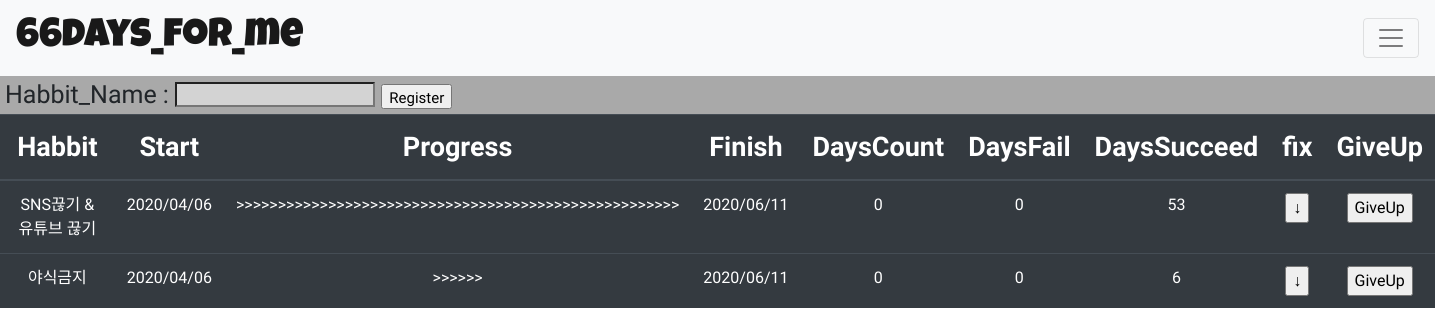
Screenshot of /control/ with the database file from the repository.
### memoApp/models.py (models this page shows)
class Habbit(models.Model):
    habbitName=models.CharField(max_length=13)
    start_datetime=datetime.datetime.now()
    startDate=models.CharField(max_length=30)
    progress=models.CharField(max_length=66)
    finishDate=models.CharField(max_length=30)
    daysCount=models.SmallIntegerField()
    daysFail=models.SmallIntegerField()
    daysSucceed = models.SmallIntegerField()
    give_up=models.BooleanField(default=False)
    givenup_date=models.CharField(max_length=30)

### memoApp/views.py (the view)
# urls.py: path('control/', views.control, name="controlPage"),
def control(req):
    non_give_up_habbit_list=[]
    for habbit in Habbit.objects.all():
        if habbit.give_up==False:
            non_give_up_habbit_list.append(habbit)
        else:
            pass
    content={'habbits': non_give_up_habbit_list }
    return render(req, 'memoApp/control.html',content)

### memoApp/templates/memoApp/control.html (shortened to what this page needs)
<!doctype html>
<html lang="ko">
  <head>
    <link rel="stylesheet" href="https://stackpath.bootstrapcdn.com/bootstrap/4.4.1/css/bootstrap.min.css">
  </head>
  <body style="margin:0px;">
    <div style="margin:0px;" class="navPart">
      <nav class="navbar navbar-light bg-light">
        <a class="navbar-brand" href="/">66days_for_me</a>
        <button class="navbar-toggler" type="button" data-toggle="collapse" data-target="#navbarSupportedContent" aria-controls="navbarSupportedContent" aria-expanded="false" aria-label="Toggle navigation">
          <span class="navbar-toggler-icon"></span>
        </button>
      </nav>
    </div>
    <div class="createPart">
      <form action="./create" method="POST" onsubmit="return checkForm();">{% csrf_token %}
          <a style="margin-left:5px;">Habbit_Name :</a>
          <input id="habbitName" style="background-color:lightgrey; width:200px; height:25px;" type="text" name="habbitName">
          <input style=" height:25px; font-size:15px;" type="submit" value="Register">
      </form>
    </div>
    <div style="margin-top:0px;" class="tablePart">
      <table class="table table-dark">
        <thead style="font-family: 'Abel'; font-size: 27px;">
          <tr>
            <th scope="col">Habbit</th>
            <th class="orderPart" style="cursor:pointer;" onclick="location.href='./order?by=startDate'" scope="col">Start</th>
            <th style="width: 150px !important;" scope="col">Progress</th>
            <th scope="col">Finish</th>
            <th scope="col">DaysCount</th>
            <th scope="col">DaysFail</th>
            <th scope="col">DaysSucceed</th>
            <th scope="col">fix</th>
            <th scope="col">GiveUp</th>
          </tr>
        </thead>
        <tbody style=" font-family: 'Do Hyeon', sans-serif;">
        {% for habbit in habbits %}
          <tr>
            <td>{{ habbit.habbitName }}</td>
            <td class="orderPart">{{ habbit.startDate }}</td>
            <td style="width: 150px !important;">{{ habbit.progress }}</td>
            <td>{{ habbit.finishDate }}</td>
            <td>{{ habbit.daysCount }}</td>
            <td>{{ habbit.daysFail }}</td>
            <td>{{ habbit.daysSucceed }}</td>
            <td>
              <form action="./fix" method="POST">{% csrf_token %}
                <input type="submit" value="↓">
              </form>
            </td>
            <td>
              <form action="./delete" method="POST">{% csrf_token %}
                <input type="submit" value="GiveUp">
              </form>
            </td>
          </tr>
        {% endfor %}
        </tbody>
      </table>
    </div>
  </body>
</html>

### memoApp/templates/memoApp/control.html (style rules this page uses)
.navbar-brand { font-family: 'Luckiest Guy'; font-size: 40px; margin:0px; padding:0px; }
.createPart { background-color:darkGrey; height:37.5px; font-family:'Do Hyeon', sans-serif; font-size:25px; }
th, td { text-align:center; }

### rows the page displays
Habbit: habbitName "SNS끊기 & 유튜브 끊기", startDate "2020/04/06", progress ">>>>>>>>>>>>>>>>>>>>>>>>>>>>>>>>>>>>>>>>>>>>>>>>>>>>>", finishDate "2020/06/11", daysCount "0", daysFail "0", daysSucceed "53"
Habbit: habbitName "야식금지", startDate "2020/04/06", progress ">>>>>>", finishDate "2020/06/11", daysCount "0", daysFail "0", daysSucceed "6"
